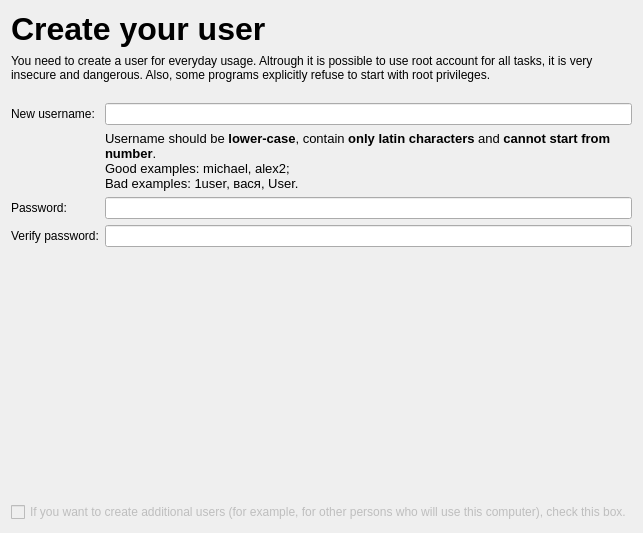
      <widget class="QWidget" name="createUserPage">
       <layout class="QVBoxLayout" name="verticalLayout_20">
        <item>
         <layout class="QHBoxLayout" name="horizontalLayout_41">
          <item>
           <widget class="QLabel" name="label_19">
            <property name="text">
             <string>&lt;!DOCTYPE HTML PUBLIC &quot;-//W3C//DTD HTML 4.0//EN&quot; &quot;http://www.w3.org/TR/REC-html40/strict.dtd&quot;&gt;
&lt;html&gt;&lt;head&gt;&lt;meta name=&quot;qrichtext&quot; content=&quot;1&quot; /&gt;&lt;style type=&quot;text/css&quot;&gt;
p, li { white-space: pre-wrap; }
&lt;/style&gt;&lt;/head&gt;&lt;body style=&quot; font-family:'Droid Sans'; font-size:10pt; font-weight:400; font-style:normal;&quot;&gt;
&lt;p style=&quot; margin-top:0px; margin-bottom:0px; margin-left:0px; margin-right:0px; -qt-block-indent:0; text-indent:0px;&quot;&gt;&lt;span style=&quot; font-family:'Tahoma'; font-size:24pt; font-weight:600;&quot;&gt;Create your user&lt;/span&gt;&lt;/p&gt;&lt;/body&gt;&lt;/html&gt;</string>
            </property>
            <property name="wordWrap">
             <bool>false</bool>
            </property>
           </widget>
          </item>
          <item>
           <spacer name="horizontalSpacer_29">
            <property name="orientation">
             <enum>Qt::Horizontal</enum>
            </property>
            <property name="sizeHint" stdset="0">
             <size>
              <width>40</width>
              <height>20</height>
             </size>
            </property>
           </spacer>
          </item>
          <item>
           <layout class="QVBoxLayout" name="verticalLayout_37">
            <item>
             <spacer name="verticalSpacer_35">
              <property name="orientation">
               <enum>Qt::Vertical</enum>
              </property>
              <property name="sizeType">
               <enum>QSizePolicy::Fixed</enum>
              </property>
              <property name="sizeHint" stdset="0">
               <size>
                <width>20</width>
                <height>9</height>
               </size>
              </property>
             </spacer>
            </item>
            <item>
             <widget class="QLabel" name="label_52">
              <property name="text">
               <string/>
              </property>
              <property name="pixmap">
               <pixmap resource="mainwindow.qrc">:/setupRoots/icons/agilia_installer_head.png</pixmap>
              </property>
             </widget>
            </item>
           </layout>
          </item>
         </layout>
        </item>
        <item>
         <widget class="QLabel" name="label_53">
          <property name="text">
           <string>You need to create a user for everyday usage. Altrough it is possible to use root account for all tasks, it is very insecure and dangerous. Also, some programs explicitly refuse to start with root privileges.</string>
          </property>
          <property name="wordWrap">
           <bool>true</bool>
          </property>
         </widget>
        </item>
        <item>
         <spacer name="verticalSpacer_17">
          <property name="orientation">
           <enum>Qt::Vertical</enum>
          </property>
          <property name="sizeType">
           <enum>QSizePolicy::Fixed</enum>
          </property>
          <property name="sizeHint" stdset="0">
           <size>
            <width>20</width>
            <height>15</height>
           </size>
          </property>
         </spacer>
        </item>
        <item>
         <layout class="QHBoxLayout" name="horizontalLayout_24">
          <item>
           <layout class="QGridLayout" name="gridLayout_2">
            <item row="0" column="0">
             <widget class="QLabel" name="label_20">
              <property name="text">
               <string>New username:</string>
              </property>
             </widget>
            </item>
            <item row="0" column="1">
             <widget class="QLineEdit" name="usernameEdit"/>
            </item>
            <item row="2" column="0">
             <widget class="QLabel" name="label_21">
              <property name="text">
               <string>Password:</string>
              </property>
             </widget>
            </item>
            <item row="2" column="1">
             <widget class="QLineEdit" name="userPasswordEdit">
              <property name="echoMode">
               <enum>QLineEdit::Password</enum>
              </property>
             </widget>
            </item>
            <item row="3" column="0">
             <widget class="QLabel" name="label_22">
              <property name="text">
               <string>Verify password:</string>
              </property>
             </widget>
            </item>
            <item row="3" column="1">
             <widget class="QLineEdit" name="userPasswordVerifyEdit">
              <property name="echoMode">
               <enum>QLineEdit::Password</enum>
              </property>
             </widget>
            </item>
            <item row="1" column="0">
             <spacer name="verticalSpacer_16">
              <property name="orientation">
               <enum>Qt::Vertical</enum>
              </property>
              <property name="sizeType">
               <enum>QSizePolicy::Fixed</enum>
              </property>
              <property name="sizeHint" stdset="0">
               <size>
                <width>20</width>
                <height>20</height>
               </size>
              </property>
             </spacer>
            </item>
            <item row="1" column="1">
             <widget class="QLabel" name="label_23">
              <property name="text">
               <string>&lt;!DOCTYPE HTML PUBLIC &quot;-//W3C//DTD HTML 4.0//EN&quot; &quot;http://www.w3.org/TR/REC-html40/strict.dtd&quot;&gt;
&lt;html&gt;&lt;head&gt;&lt;meta name=&quot;qrichtext&quot; content=&quot;1&quot; /&gt;&lt;style type=&quot;text/css&quot;&gt;
p, li { white-space: pre-wrap; }
&lt;/style&gt;&lt;/head&gt;&lt;body style=&quot; font-family:'Droid Sans'; font-size:10pt; font-weight:400; font-style:normal;&quot;&gt;
&lt;p style=&quot; margin-top:0px; margin-bottom:0px; margin-left:0px; margin-right:0px; -qt-block-indent:0; text-indent:0px;&quot;&gt;&lt;span style=&quot; font-family:'Tahoma';&quot;&gt;Username should be &lt;/span&gt;&lt;span style=&quot; font-family:'Tahoma'; font-weight:600;&quot;&gt;lower-case&lt;/span&gt;&lt;span style=&quot; font-family:'Tahoma';&quot;&gt;, contain &lt;/span&gt;&lt;span style=&quot; font-family:'Tahoma'; font-weight:600;&quot;&gt;only latin characters&lt;/span&gt;&lt;span style=&quot; font-family:'Tahoma';&quot;&gt; and &lt;/span&gt;&lt;span style=&quot; font-family:'Tahoma'; font-weight:600;&quot;&gt;cannot start from number&lt;/span&gt;&lt;span style=&quot; font-family:'Tahoma';&quot;&gt;. &lt;/span&gt;&lt;/p&gt;
&lt;p style=&quot; margin-top:0px; margin-bottom:0px; margin-left:0px; margin-right:0px; -qt-block-indent:0; text-indent:0px;&quot;&gt;&lt;span style=&quot; font-family:'Tahoma';&quot;&gt;Good examples: michael, alex2; &lt;/span&gt;&lt;/p&gt;
&lt;p style=&quot; margin-top:0px; margin-bottom:0px; margin-left:0px; margin-right:0px; -qt-block-indent:0; text-indent:0px;&quot;&gt;&lt;span style=&quot; font-family:'Tahoma';&quot;&gt;Bad examples: 1user, вася, User.&lt;/span&gt;&lt;/p&gt;&lt;/body&gt;&lt;/html&gt;</string>
              </property>
              <property name="wordWrap">
               <bool>true</bool>
              </property>
             </widget>
            </item>
           </layout>
          </item>
         </layout>
        </item>
        <item>
         <spacer name="verticalSpacer_18">
          <property name="orientation">
           <enum>Qt::Vertical</enum>
          </property>
          <property name="sizeHint" stdset="0">
           <size>
            <width>20</width>
            <height>249</height>
           </size>
          </property>
         </spacer>
        </item>
        <item>
         <widget class="QCheckBox" name="wantAdditionalUsersCheckBox">
          <property name="enabled">
           <bool>false</bool>
          </property>
          <property name="text">
           <string>If you want to create additional users (for example, for other persons who will use this computer), check this box.</string>
          </property>
         </widget>
        </item>
       </layout>
      </widget>
